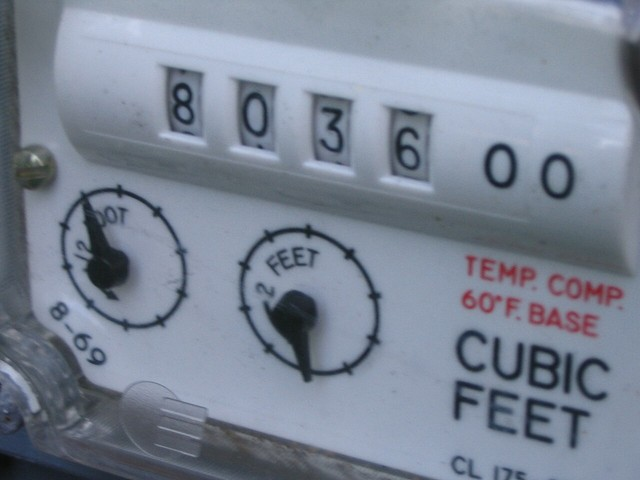
#> input picture visionstate/backend/tests/assets/gas_test_dials.jpg, 640 x 480 px
$ python -i readers.py   (imports and definitions only)
#> lines starting #> are read from the running program, lines starting #| are printed output that depends on the picture
#> further down, picture is the input picture: PIL image 640x480 RGB; mean R, G, B 123.2, 133, 148.6
"""Number reader registry and inference (ONNX Runtime) for reading sensors.

Available readers are declared in ``readers.json``; adding a model is a new entry there.
Entries are never changed or removed once released, so a stored choice keeps working.
Bundled readers are downloaded together with the backbones (``python -m visionstate.backbones``).

A reader is a text recognition model with CTC output (PP-OCR). Decoding is limited to the
characters in ``settings.READING["chars"]``, so a reading can never contain a letter.

Mechanical counters are read by default with a wheel reader (``wheel_readers`` in the same
file): a small model trained for VisionState (``tools/wheelreader``) that gives each wheel's
position, so a wheel half way between two digits is read as such.
"""

from __future__ import annotations

import functools
import json
import math
import re
import threading
from collections import deque
from collections.abc import Sequence
from dataclasses import dataclass, field, replace
from pathlib import Path

import numpy as np
from PIL import Image, ImageFilter, ImageOps

from . import dials
from .backbones import Footprint, cpu_session
from .settings import READING, extra_digits, value_decimals

REGISTRY_FILE = Path(__file__).with_name("readers.json")
MAX_WIDTH = 1600  # widest input (pixels at height 48); longer numbers are squeezed


# [19 lines that did not run here, left out]


# [22 lines that did not run here, left out]


# [1 line that did not run here, left out]


# --- preprocessing ----------------------------------------------------------------------------


# [43 lines left out: functions _otsu, is_light_on_dark, segments, not called in this run]


def plain(image: Image.Image) -> Image.Image:
    return ImageOps.autocontrast(image.convert("L"), cutoff=1).convert("RGB")


def darkest(image: Image.Image) -> Image.Image:
    """Grey from each pixel's darkest colour channel: coloured digits turn as dark as black ones.

    The red decimal wheels of a water meter are only mid-grey in a plain grey image, and the
    reader then takes a "9" for a "5". Black digits on white wheels look as before.
    """
    grey = Image.fromarray(np.asarray(image.convert("RGB")).min(axis=2))
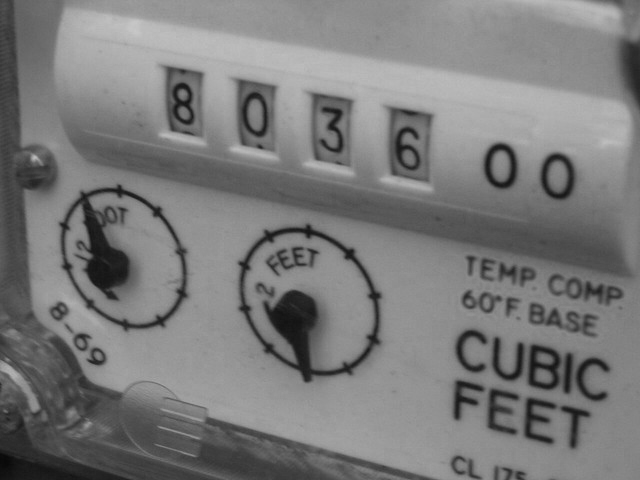
#> grey: PIL image 640x480 L; min 9, max 200, mean 122.5
    return ImageOps.autocontrast(grey, cutoff=1).convert("RGB")
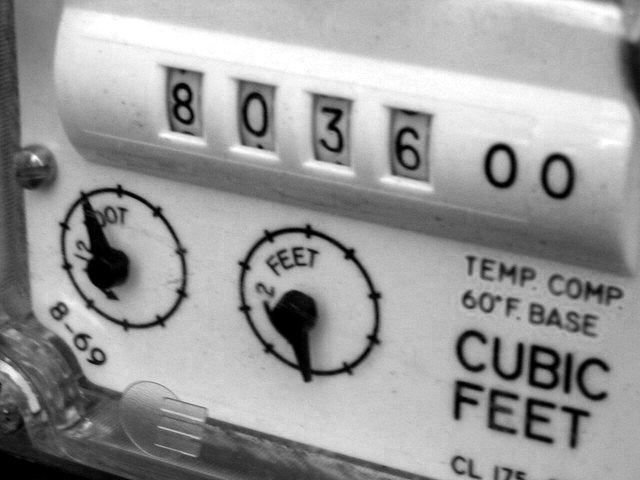
#> returned value: PIL image 640x480 RGB; min 0, max 255, mean 154.1


# [14 lines left out: function counter_line, not called in this run]


# --- reading ------------------------------------------------------------------------------------


@dataclass(frozen=True)
class Text:
    text: str
    score: float  # mean probability of the read characters (0 when nothing was read)
    # What the reader can tell about the read beyond the text (kept with the reading, exported):
    # its id, and for the wheel reader each wheel's position (WheelReader.read_counter).
    details: dict | None = None


# [70 lines that did not run here, left out]


def decode(probs: np.ndarray, chars: list[str]) -> Text:
    """Greedy CTC decoding: best class per time step, repeats merged, blanks (0) dropped."""
    best = probs.argmax(axis=1)
    conf = probs.max(axis=1)
    text, scores, previous = [], [], -1
    for index, p in zip(best, conf, strict=True):
        if index != previous and index != 0:
            text.append(chars[index])
            scores.append(float(p))
        previous = index
    return Text("".join(text), float(np.mean(scores)) if scores else 0.0)


# --- wheel reader (mechanical counters) -------------------------------------------------------------


WHEEL_CONFIDENCES = ("mean", "weakest")  # see WheelReader.confidence


# [34 lines that did not run here, left out]


# [25 lines that did not run here, left out]


# A region in a frame in pixels: left, top, right, bottom.
Pixels = tuple[int, int, int, int]

# [1 line that did not run here, left out]


def uses_wheels(reading: dict) -> bool:
    """Whether a reading sensor's settings read a mechanical counter with a wheel reader."""
    return reading.get("display") == "counter" and reading.get("counter_reader") == "wheels"


# [156 lines left out: functions wheel_reader_of, wheel_cells, wheel_context_cells, wheel_value, wheel_decode, wheel_details and 1 more, not called in this run]


# [173 lines that did not run here, left out]


# --- interpretation -------------------------------------------------------------------------------


def same_precision(published: str | None, settings: dict) -> bool:
    """Whether a published value has the decimals the sensor reads now (not: dials were added since)."""
    return published is None or len(published.partition(".")[2]) == value_decimals(settings)


# [81 lines left out: functions settle_turning_wheel, parse, right_value, not called in this run]


def digit_count(text: str) -> int:
    return len(re.sub(r"\D", "", text))


# [39 lines left out: functions wrong_digit_count, implausible, settling, not called in this run]


def problem_key(reason: str | None) -> str:
    """The "problem" entity's state: "ok", or why the reading was rejected as a key ("went_down")."""
    return "ok" if reason is None else reason.replace(" ", "_")


# [53 lines left out: functions accepted_share, counter_rate, format_flow, running, format_value, not called in this run]

>>> from PIL import Image
>>> picture = Image.open('../tests/assets/gas_test_dials.jpg')
>>> result = darkest(picture)
